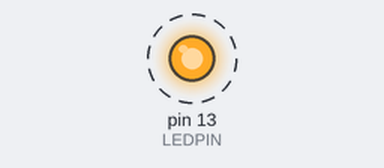
The sketch below on a simulated Arduino Uno, built with avr-gcc and run on an emulated ATmega328P. Parts: output pins drawn as LEDs (lit = HIGH). Dashed ring = blinking.

Above: at 0.2 s.
Timing chart, 0 to 3.0 s (numbered marks = the images above):
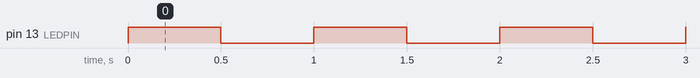

The sketch:

sket2_copy_20261012142318.ino
```cpp
#include <avr/io.h>
#include <avr/interrupt.h>
#define LEDPIN 13

void setup() {
    pinMode(LEDPIN, OUTPUT);
    cli();                          // отключить глобальные прерывания
    TCCR1A = 0;
    TCCR1B = 0;
    OCR1A = 7811;                   // переключение каждые 0.5 с → 1 Гц
    TCCR1B |= (1 << WGM12);         // стс
    TCCR1B |= (1 << CS10);          // делитель 1024
    TCCR1B |= (1 << CS12);
    TIMSK1 |= (1 << OCIE1A);        // прерывание по совпадению
    sei();                          // включить глобальные прерывания
}

void loop() {
    // пусто — таймер работает сам
}

ISR(TIMER1_COMPA_vect) {
    digitalWrite(LEDPIN, !digitalRead(LEDPIN));   // мигаем
}
```

Measured:
- by itself, pin 13 (LEDPIN): alternates HIGH for 0.50 s and LOW for 0.50 s
